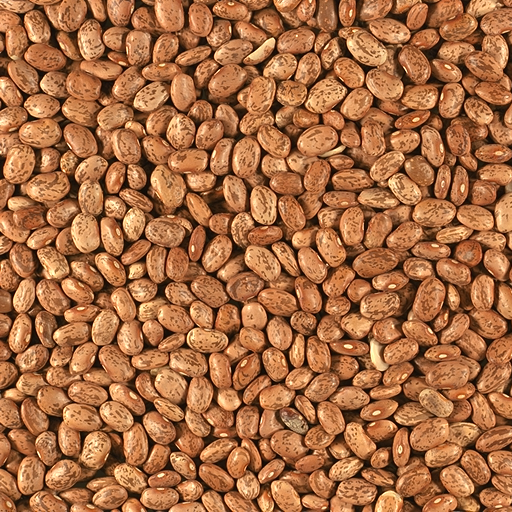
#> input picture test-images/1.ppm, 512 x 512 px, found by its file name
$ python test1.py
#> lines starting #> are read from the running program, lines starting #| are printed output that depends on the picture
import cv2
from PIL import Image
import numpy as np

img = Image.open("testImages/1.ppm") #load image from given path
#> img is the input picture: PIL image 512x512 RGB; mean R, G, B 168.7, 108.4, 66.8
img = np.array(img)
img = cv2.resize(img, (256, 256), interpolation=cv2.INTER_CUBIC)
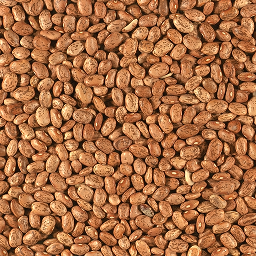
#> img: shape (256, 256, 3); mean R, G, B 168.6, 108.4, 67

sr = cv2.dnn_superres.DnnSuperResImpl_create()
#> (the run stopped early here; a loop or call above may not have finished)

$ run again, with test-images/3.ppm copied over test-images/1.ppm
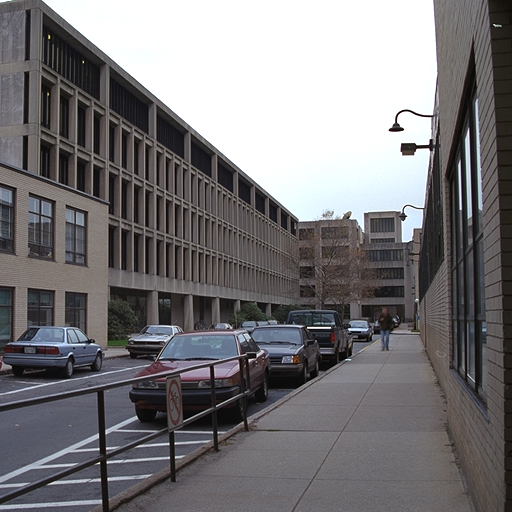
#> input picture test-images/3.ppm, 512 x 512 px, found by its file name
#> img is the input picture: PIL image 512x512 RGB; mean R, G, B 120.8, 118.8, 121.2
#> `img = cv2.resize(img, (256, 256), interpolation=cv2.INTER_CUBIC)`:
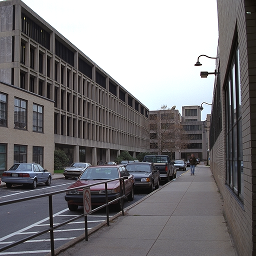
#> img: shape (256, 256, 3); mean R, G, B 120.8, 118.8, 121.2

$ run again, with test-images/4.ppm copied over test-images/1.ppm
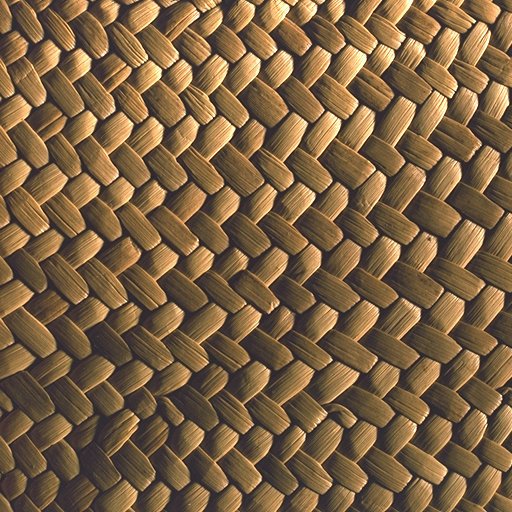
#> input picture test-images/4.ppm, 512 x 512 px, found by its file name
#> img is the input picture: PIL image 512x512 RGB; mean R, G, B 124, 97.5, 66.8
#> `img = cv2.resize(img, (256, 256), interpolation=cv2.INTER_CUBIC)`:
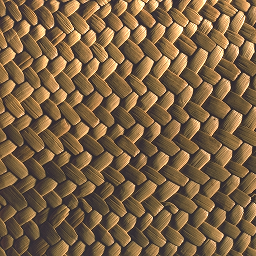
#> img: shape (256, 256, 3); mean R, G, B 123.9, 97.4, 66.8
